Frame 1 (no input): blank canvas, image omitted
Frame 60 (no input): blank canvas, image omitted
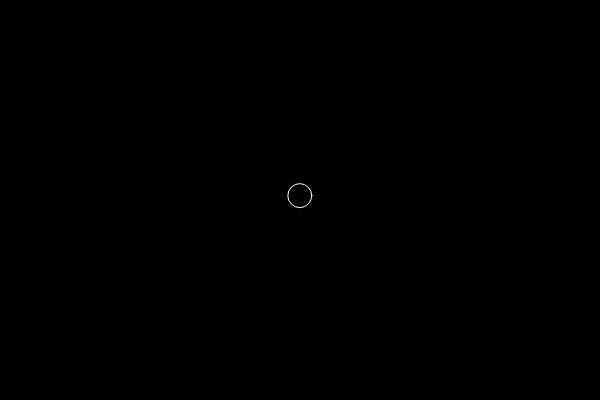
Frame 120 (the mouse pressed at the canvas centre since frame 60)

The p5.js sketch whose frames 1 and 60 were blank and that drew this single picture after the mouse press (run headless with seeded random() and noise() and a simulated clock; from frame 60 on, the mouse is pressed at the canvas centre):

// p5.js sketch
// ── sketch.js
var bubbles = [];

function setup() {
  createCanvas(600, 400);
  for (var i = 0; i < 4; i++) {
    bubbles[i] = new Bubble();
  }
}

function mousePressed() {
  bubbles.push(new Bubble(mouseX, mouseY));
}

function draw() {
  background(0);
  for (var i = 0; i < bubbles.length; i++) {
    bubbles[i].move();
    bubbles[i].display();
  }
}

// function Bubble() {
//   this.x = random(0, width);
//   this.y = random(0, height);
//
//   this.display = function() {
//     stroke(255);
//     noFill();
//     ellipse(this.x, this.y, 24, 24);
//   }
//
//   this.move = function() {
//     this.x = this.x + random(-1, 1);
//     this.y = this.y + random(-1, 1);
//   }
// }

function Bubble(mouseX, mouseY) {
  this.x = mouseX;
  this.y = mouseY;

  this.display = function() {
    stroke(255);
    noFill();
    ellipse(this.x, this.y, 24, 24);
  }

  this.move = function() {
    this.x = this.x + random(-1, 1);
    this.y = this.y + random(-1, 1);
  }
}
